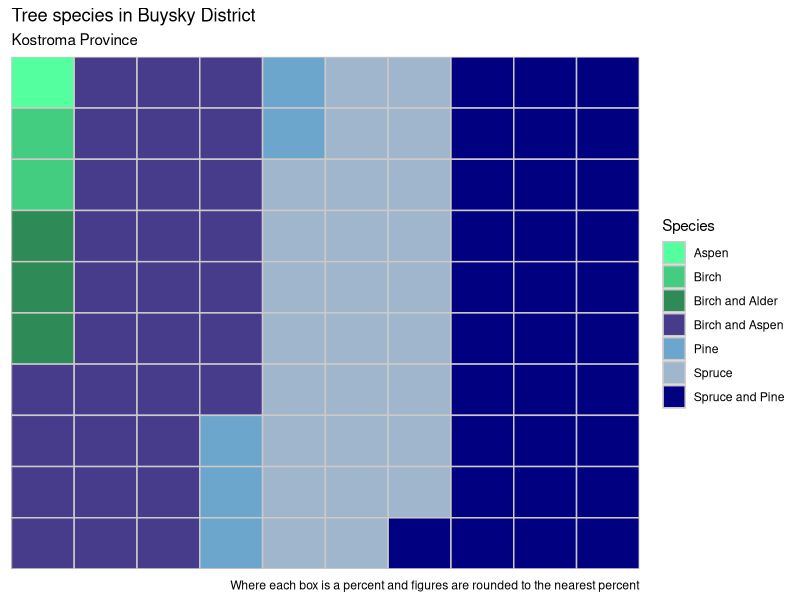
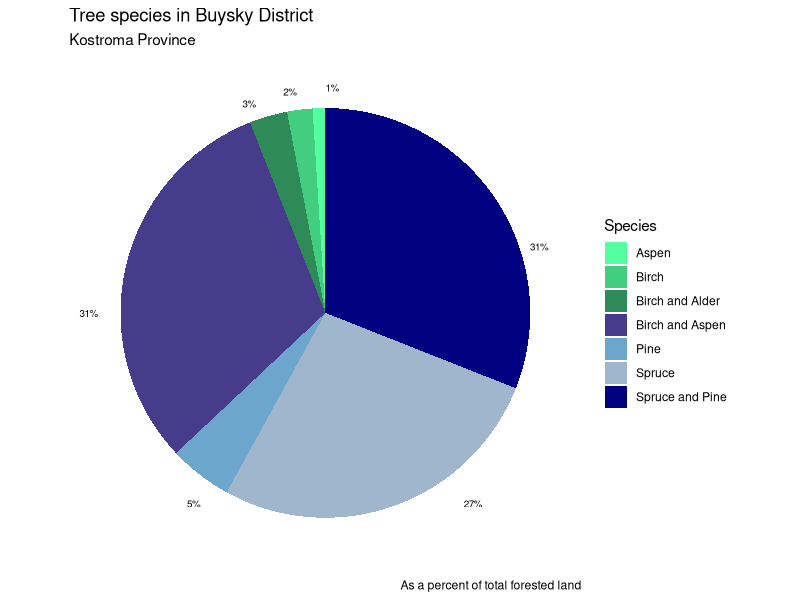
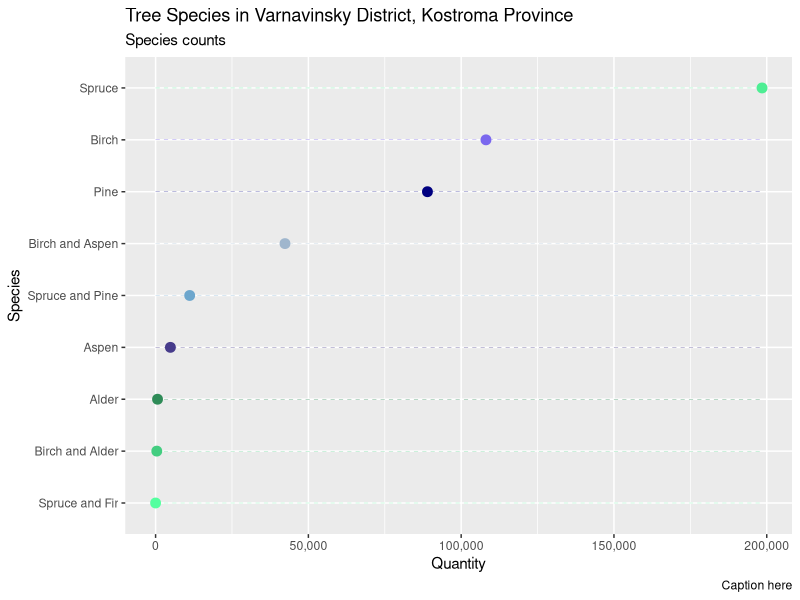

Generate these figures, in order, with R:
## ---- chunk 1
knitr::opts_chunk$set(echo = FALSE, error = FALSE, message = FALSE, warning = FALSE)
library(readr)
library(tidyverse)
library(RColorBrewer)
library(ggrepel)
library(scales)
species_data <- read_csv("species.csv")

## ---- chunk 2

# Data prep for buysky district

buysky <- subset(species_data, district == "Buysky District", drop = FALSE) %>%
  filter(tree_species != "total_conifer") %>%
  filter(tree_species != "total_deciduous") %>%
  select(-type, -district) %>%
  mutate(total_trees = sum(quantity), percent_species =     round((quantity*100/total_trees)))%>%
  select(tree_species, percent_species) %>%
  spread(tree_species, percent_species) 

# To get us to 100 round up from .4

buysky$aspen <- 1

kologrivsky <- subset(species_data, district == "Kologrivsky District", drop = FALSE) 
vetluzhsky <- subset(species_data, district == "Vetluzhsky District", drop = FALSE) 
varnavinsky <- subset(species_data, district == "Varnavinsky District", drop = FALSE) 
makaryevsky <- subset(species_data, district == "Makaryevsky District", drop = FALSE) 
soligalichsky <- subset(species_data, district == "Soligalichsky District", drop = FALSE) 
chukhlomsky <- subset(species_data, district == "Chukhlomsky District", drop = FALSE) 
galichsky <- subset(species_data, district == "Galichsky District", drop = FALSE) 
kineshmasky <- subset(species_data, district == "Kineshmasky District", drop = FALSE) 
kostromsky <- subset(species_data, district == "Kostromsky District", drop = FALSE) 
yurevetsky <- subset(species_data, district == "Yurevetsky District", drop = FALSE) 
nerekhtsky <- subset(species_data, district == "Nerekhtsky District", drop = FALSE) 



## ---- chunk 3
nrows <- 10
df_buysky <- expand.grid(y = 1:nrows, x = 1:nrows)
df_buysky$category <- factor(rep(names(buysky), buysky))

cols <- c("seagreen1", "seagreen3", "seagreen4", "slateblue4", "skyblue3", "slategray3", "navy")

ggplot(df_buysky, aes( x = x, y = y , fill = category)) +
  geom_tile(color = "snow3", size = 0.5) +
  scale_x_continuous(expand = c(0, 0)) +
  scale_y_continuous(expand = c(0, 0), trans = 'reverse') +
  theme(axis.text = element_blank(),
        axis.ticks = element_blank()) +
  labs(x = NULL, 
       y = NULL, 
       title = "Tree species in Buysky District",
       subtitle = "Kostroma Province",
       caption = "Where each box is a percent and figures are rounded to the nearest percent") +
  guides(fill = guide_legend(title = "Species")) +
  scale_fill_manual(labels = c("Aspen", "Birch", "Birch and Alder", "Birch and Aspen", "Pine", "Spruce", "Spruce and Pine"), values = cols) 

## ---- chunk 4
pie_buysky <- buysky %>%
  gather(key, value) %>%
  filter(value > 0) %>%  
  
  # Assigning label positions
  
mutate(y_pos = (case_when(key == "aspen" ~ 100,
                        key == "birch" ~  97,
                        key == "birch_and_alder" ~ 94,
                      key == "birch_and_aspen" ~ 75,
                      key == "pine" ~ 60,
                      key =="spruce" ~ 40,
                      key == "spruce_and_pine" ~ 20))) %>%
  
mutate(x_pos = (case_when(key == "aspen" ~ 1.6,
                          key == "birch" ~ 1.6,
                         key == "birch_and_alder" ~ 1.6,
                         key == "birch_and_aspen" ~ 1.7,
                         key == "pine" ~ 1.65,
                         key =="spruce" ~ 1.65,
                          key == "spruce_and_pine" ~ 1.55)))  


pie_chart <- ggplot(pie_buysky, aes(x = 1, y=value, fill = key)) + 
  
  geom_bar(width = 1, stat = "identity") +
  
  theme(axis.line = element_blank(), 
        plot.title = element_text(hjust=0),
        axis.ticks = element_blank(),
        axis.text = element_blank(),
        panel.background = element_blank(),
        panel.grid = element_blank()
        ) + 
  
  labs(fill="key", 
       x=NULL, 
       y=NULL, 
       title="Tree species in Buysky District", 
       subtitle = "Kostroma Province",
       caption="As a percent of total forested land") +
  
   
  coord_polar(theta = "y", start=0) +
  
  guides(fill = guide_legend(title = "Species")) +
  
  scale_fill_manual(labels = c("Aspen", "Birch", "Birch and Alder", "Birch and Aspen", "Pine", "Spruce", "Spruce and Pine"), values = cols) +
  geom_text(label = paste0(pie_buysky$value, "%"),
                  x = pie_buysky$x_pos, 
                  y = pie_buysky$y_pos,
                  hjust = 0,
                  size = 2.5,
                  segment.color = "grey50",
                  direction = "x") 
 

pie_chart


  



## ---- chunk 5

cols <- c("seagreen1", "seagreen3", "seagreen4", "slateblue4", "skyblue3", "slategray3", "navy", "slateblue2", "seagreen2")


dot_plot <- species_data %>%
  filter(district != "total_deciduous", 
         district != "total_conifer", 
         district != "All", 
         district != "Total for southwest",
         district != "Total for northeast",
         district != "Total for southeast") %>%
  filter(tree_species != "total_conifer",
         tree_species != "total_deciduous",
         tree_species != "other_conifers",
         tree_species != "other_deciduous") %>%
  mutate(tree_species = case_when(tree_species == "alder" ~ "Alder", 
                                  tree_species == "aspen" ~ "Aspen", 
                                  tree_species == "birch" ~ "Birch", 
                                  tree_species == "birch_and_alder" ~ "Birch and Alder", 
                                  tree_species == "birch_and_aspen" ~ "Birch and Aspen",
                                  tree_species == "pine" ~ "Pine",
                                  tree_species == "spruce" ~ "Spruce",
                                  tree_species == "spruce_and_fir" ~ "Spruce and Fir", 
                                  tree_species == "spruce_and_pine" ~ "Spruce and Pine")) %>%
  mutate(district = str_remove(district, " District"))



  # can filter for a specific district to only make a dot plot of that. Can also use facet wrap to compare them all

dot_plot_var <- dot_plot %>%
  filter(district == "Varnavinsky") 
  
# For ordering

dot_plot_var <- dot_plot_var[order(dot_plot_var$quantity), ]  
dot_plot_var$tree_species <- factor(dot_plot_var$tree_species, levels = dot_plot_var$tree_species)
  
ggplot(dot_plot_var, aes(x = tree_species, y = quantity, color = tree_species)) +
  geom_point(size = 3) +
  geom_segment(aes(x = tree_species, 
                   xend = tree_species, 
                   y = min(quantity), 
                   yend = max(quantity)), 
               linetype="dashed", 
               size=0.1) +
  coord_flip() +
  # facet_wrap(~district, nrow = 2, ncol = 6) +
  labs(title="Tree Species in Varnavinsky District, Kostroma Province", 
       subtitle="Species counts", 
       caption="Caption here",
       x = "Species",
       y = "Quantity")  +
  scale_color_manual(labels = c("Alder", "Aspen", "Birch", "Birch and Alder", "Birch and Aspen", "Pine", "Spruce", "Spruce and Fir", "Spruce and Pine"), values = cols) +
  theme(legend.position="none") +
  
  # Force out of scientific notation
  
  scale_y_continuous(labels = comma)

